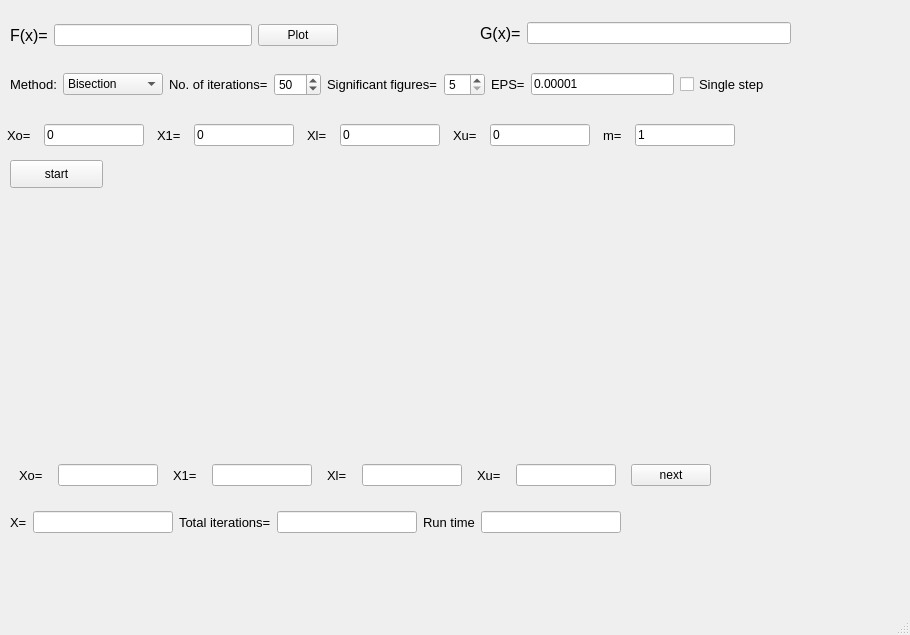
<?xml version="1.0" encoding="UTF-8"?>
<ui version="4.0">
 <class>MainWindow</class>
 <widget class="QMainWindow" name="MainWindow">
  <property name="geometry">
   <rect>
    <x>0</x>
    <y>0</y>
    <width>910</width>
    <height>635</height>
   </rect>
  </property>
  <property name="minimumSize">
   <size>
    <width>900</width>
    <height>0</height>
   </size>
  </property>
  <property name="windowTitle">
   <string>MainWindow</string>
  </property>
  <widget class="QWidget" name="centralwidget">
   <widget class="QPushButton" name="start">
    <property name="geometry">
     <rect>
      <x>10</x>
      <y>160</y>
      <width>93</width>
      <height>28</height>
     </rect>
    </property>
    <property name="text">
     <string>start</string>
    </property>
   </widget>
   <widget class="QWidget" name="layoutWidget">
    <property name="geometry">
     <rect>
      <x>10</x>
      <y>460</y>
      <width>718</width>
      <height>30</height>
     </rect>
    </property>
    <layout class="QHBoxLayout" name="horizontalLayout_5">
     <item>
      <widget class="QLabel" name="label_13">
       <property name="sizePolicy">
        <sizepolicy hsizetype="Fixed" vsizetype="Preferred">
         <horstretch>0</horstretch>
         <verstretch>0</verstretch>
        </sizepolicy>
       </property>
       <property name="font">
        <font>
         <pointsize>10</pointsize>
        </font>
       </property>
       <property name="text">
        <string>Xo=</string>
       </property>
      </widget>
     </item>
     <item>
      <widget class="QLineEdit" name="x0it">
       <property name="sizePolicy">
        <sizepolicy hsizetype="Minimum" vsizetype="Fixed">
         <horstretch>0</horstretch>
         <verstretch>0</verstretch>
        </sizepolicy>
       </property>
       <property name="maximumSize">
        <size>
         <width>100</width>
         <height>16777215</height>
        </size>
       </property>
       <property name="readOnly">
        <bool>true</bool>
       </property>
      </widget>
     </item>
     <item>
      <widget class="QLabel" name="label_14">
       <property name="sizePolicy">
        <sizepolicy hsizetype="Fixed" vsizetype="Preferred">
         <horstretch>0</horstretch>
         <verstretch>0</verstretch>
        </sizepolicy>
       </property>
       <property name="font">
        <font>
         <pointsize>10</pointsize>
        </font>
       </property>
       <property name="text">
        <string>X1=</string>
       </property>
      </widget>
     </item>
     <item>
      <widget class="QLineEdit" name="x1it">
       <property name="sizePolicy">
        <sizepolicy hsizetype="Minimum" vsizetype="Fixed">
         <horstretch>0</horstretch>
         <verstretch>0</verstretch>
        </sizepolicy>
       </property>
       <property name="maximumSize">
        <size>
         <width>100</width>
         <height>16777215</height>
        </size>
       </property>
       <property name="readOnly">
        <bool>true</bool>
       </property>
      </widget>
     </item>
     <item>
      <widget class="QLabel" name="label_15">
       <property name="sizePolicy">
        <sizepolicy hsizetype="Fixed" vsizetype="Preferred">
         <horstretch>0</horstretch>
         <verstretch>0</verstretch>
        </sizepolicy>
       </property>
       <property name="font">
        <font>
         <pointsize>10</pointsize>
        </font>
       </property>
       <property name="text">
        <string>Xl=</string>
       </property>
      </widget>
     </item>
     <item>
      <widget class="QLineEdit" name="xlit">
       <property name="sizePolicy">
        <sizepolicy hsizetype="Minimum" vsizetype="Fixed">
         <horstretch>0</horstretch>
         <verstretch>0</verstretch>
        </sizepolicy>
       </property>
       <property name="maximumSize">
        <size>
         <width>100</width>
         <height>16777215</height>
        </size>
       </property>
       <property name="readOnly">
        <bool>true</bool>
       </property>
      </widget>
     </item>
     <item>
      <widget class="QLabel" name="label_16">
       <property name="sizePolicy">
        <sizepolicy hsizetype="Fixed" vsizetype="Preferred">
         <horstretch>0</horstretch>
         <verstretch>0</verstretch>
        </sizepolicy>
       </property>
       <property name="font">
        <font>
         <pointsize>10</pointsize>
        </font>
       </property>
       <property name="text">
        <string>Xu=</string>
       </property>
      </widget>
     </item>
     <item>
      <widget class="QLineEdit" name="xu_2">
       <property name="sizePolicy">
        <sizepolicy hsizetype="Minimum" vsizetype="Fixed">
         <horstretch>0</horstretch>
         <verstretch>0</verstretch>
        </sizepolicy>
       </property>
       <property name="maximumSize">
        <size>
         <width>100</width>
         <height>16777215</height>
        </size>
       </property>
       <property name="readOnly">
        <bool>true</bool>
       </property>
      </widget>
     </item>
     <item>
      <widget class="QPushButton" name="pushButton_2">
       <property name="sizePolicy">
        <sizepolicy hsizetype="Fixed" vsizetype="Fixed">
         <horstretch>0</horstretch>
         <verstretch>0</verstretch>
        </sizepolicy>
       </property>
       <property name="text">
        <string>next</string>
       </property>
      </widget>
     </item>
    </layout>
   </widget>
   <widget class="QLabel" name="message">
    <property name="geometry">
     <rect>
      <x>10</x>
      <y>550</y>
      <width>611</width>
      <height>31</height>
     </rect>
    </property>
    <property name="font">
     <font>
      <pointsize>10</pointsize>
     </font>
    </property>
    <property name="text">
     <string/>
    </property>
   </widget>
   <widget class="QWidget" name="layoutWidget">
    <property name="geometry">
     <rect>
      <x>10</x>
      <y>70</y>
      <width>903</width>
      <height>29</height>
     </rect>
    </property>
    <layout class="QHBoxLayout" name="horizontalLayout_2">
     <item>
      <widget class="QLabel" name="label_5">
       <property name="font">
        <font>
         <pointsize>10</pointsize>
        </font>
       </property>
       <property name="text">
        <string>Method:</string>
       </property>
      </widget>
     </item>
     <item>
      <widget class="QComboBox" name="method">
       <property name="sizePolicy">
        <sizepolicy hsizetype="Fixed" vsizetype="Fixed">
         <horstretch>0</horstretch>
         <verstretch>0</verstretch>
        </sizepolicy>
       </property>
       <property name="maximumSize">
        <size>
         <width>100</width>
         <height>16777215</height>
        </size>
       </property>
       <property name="font">
        <font>
         <pointsize>9</pointsize>
        </font>
       </property>
       <item>
        <property name="text">
         <string>Bisection</string>
        </property>
       </item>
       <item>
        <property name="text">
         <string>False-Position</string>
        </property>
       </item>
       <item>
        <property name="text">
         <string>Fixed point</string>
        </property>
       </item>
       <item>
        <property name="text">
         <string>Original Newton-Raphson</string>
        </property>
       </item>
       <item>
        <property name="text">
         <string>Modified Newton-1</string>
        </property>
       </item>
       <item>
        <property name="text">
         <string>Modified Newton-2</string>
        </property>
       </item>
       <item>
        <property name="text">
         <string>Secant</string>
        </property>
       </item>
      </widget>
     </item>
     <item>
      <widget class="QLabel" name="label_8">
       <property name="font">
        <font>
         <pointsize>10</pointsize>
        </font>
       </property>
       <property name="text">
        <string>No. of iterations=</string>
       </property>
      </widget>
     </item>
     <item>
      <widget class="QSpinBox" name="numit">
       <property name="font">
        <font>
         <pointsize>9</pointsize>
        </font>
       </property>
       <property name="minimum">
        <number>5</number>
       </property>
       <property name="maximum">
        <number>200</number>
       </property>
       <property name="value">
        <number>50</number>
       </property>
      </widget>
     </item>
     <item>
      <widget class="QLabel" name="label_9">
       <property name="font">
        <font>
         <pointsize>10</pointsize>
        </font>
       </property>
       <property name="text">
        <string>Significant figures=</string>
       </property>
      </widget>
     </item>
     <item>
      <widget class="QSpinBox" name="figures">
       <property name="font">
        <font>
         <pointsize>9</pointsize>
        </font>
       </property>
       <property name="minimum">
        <number>5</number>
       </property>
      </widget>
     </item>
     <item>
      <widget class="QLabel" name="label_7">
       <property name="font">
        <font>
         <pointsize>10</pointsize>
        </font>
       </property>
       <property name="text">
        <string>EPS=</string>
       </property>
      </widget>
     </item>
     <item>
      <widget class="QLineEdit" name="Error">
       <property name="text">
        <string>0.00001</string>
       </property>
      </widget>
     </item>
     <item>
      <widget class="QCheckBox" name="singlestep">
       <property name="font">
        <font>
         <pointsize>10</pointsize>
        </font>
       </property>
       <property name="text">
        <string>Single step</string>
       </property>
      </widget>
     </item>
     <item>
      <spacer name="horizontalSpacer">
       <property name="orientation">
        <enum>Qt::Horizontal</enum>
       </property>
       <property name="sizeHint" stdset="0">
        <size>
         <width>40</width>
         <height>20</height>
        </size>
       </property>
      </spacer>
     </item>
    </layout>
   </widget>
   <widget class="QWidget" name="layoutWidget">
    <property name="geometry">
     <rect>
      <x>10</x>
      <y>20</y>
      <width>328</width>
      <height>30</height>
     </rect>
    </property>
    <layout class="QHBoxLayout" name="horizontalLayout">
     <item>
      <widget class="QLabel" name="label">
       <property name="font">
        <font>
         <pointsize>12</pointsize>
        </font>
       </property>
       <property name="text">
        <string>F(x)=</string>
       </property>
      </widget>
     </item>
     <item>
      <widget class="QLineEdit" name="mainfunction"/>
     </item>
     <item>
      <widget class="QPushButton" name="Plot">
       <property name="text">
        <string>Plot</string>
       </property>
      </widget>
     </item>
    </layout>
   </widget>
   <widget class="QWidget" name="layoutWidget">
    <property name="geometry">
     <rect>
      <x>0</x>
      <y>120</y>
      <width>747</width>
      <height>30</height>
     </rect>
    </property>
    <layout class="QHBoxLayout" name="horizontalLayout_3">
     <item>
      <widget class="QLabel" name="label_2">
       <property name="sizePolicy">
        <sizepolicy hsizetype="Fixed" vsizetype="Preferred">
         <horstretch>0</horstretch>
         <verstretch>0</verstretch>
        </sizepolicy>
       </property>
       <property name="font">
        <font>
         <pointsize>10</pointsize>
        </font>
       </property>
       <property name="text">
        <string>Xo=</string>
       </property>
      </widget>
     </item>
     <item>
      <widget class="QLineEdit" name="x0">
       <property name="sizePolicy">
        <sizepolicy hsizetype="Minimum" vsizetype="Fixed">
         <horstretch>0</horstretch>
         <verstretch>0</verstretch>
        </sizepolicy>
       </property>
       <property name="maximumSize">
        <size>
         <width>100</width>
         <height>16777215</height>
        </size>
       </property>
       <property name="text">
        <string>0</string>
       </property>
      </widget>
     </item>
     <item>
      <widget class="QLabel" name="label_6">
       <property name="sizePolicy">
        <sizepolicy hsizetype="Fixed" vsizetype="Preferred">
         <horstretch>0</horstretch>
         <verstretch>0</verstretch>
        </sizepolicy>
       </property>
       <property name="font">
        <font>
         <pointsize>10</pointsize>
        </font>
       </property>
       <property name="text">
        <string>X1=</string>
       </property>
      </widget>
     </item>
     <item>
      <widget class="QLineEdit" name="x1">
       <property name="sizePolicy">
        <sizepolicy hsizetype="Minimum" vsizetype="Fixed">
         <horstretch>0</horstretch>
         <verstretch>0</verstretch>
        </sizepolicy>
       </property>
       <property name="maximumSize">
        <size>
         <width>100</width>
         <height>16777215</height>
        </size>
       </property>
       <property name="text">
        <string>0</string>
       </property>
      </widget>
     </item>
     <item>
      <widget class="QLabel" name="label_4">
       <property name="sizePolicy">
        <sizepolicy hsizetype="Fixed" vsizetype="Preferred">
         <horstretch>0</horstretch>
         <verstretch>0</verstretch>
        </sizepolicy>
       </property>
       <property name="font">
        <font>
         <pointsize>10</pointsize>
        </font>
       </property>
       <property name="text">
        <string>Xl=</string>
       </property>
      </widget>
     </item>
     <item>
      <widget class="QLineEdit" name="xl">
       <property name="sizePolicy">
        <sizepolicy hsizetype="Minimum" vsizetype="Fixed">
         <horstretch>0</horstretch>
         <verstretch>0</verstretch>
        </sizepolicy>
       </property>
       <property name="maximumSize">
        <size>
         <width>100</width>
         <height>16777215</height>
        </size>
       </property>
       <property name="text">
        <string>0</string>
       </property>
      </widget>
     </item>
     <item>
      <widget class="QLabel" name="label_3">
       <property name="sizePolicy">
        <sizepolicy hsizetype="Fixed" vsizetype="Preferred">
         <horstretch>0</horstretch>
         <verstretch>0</verstretch>
        </sizepolicy>
       </property>
       <property name="font">
        <font>
         <pointsize>10</pointsize>
        </font>
       </property>
       <property name="text">
        <string>Xu=</string>
       </property>
      </widget>
     </item>
     <item>
      <widget class="QLineEdit" name="xu">
       <property name="sizePolicy">
        <sizepolicy hsizetype="Minimum" vsizetype="Fixed">
         <horstretch>0</horstretch>
         <verstretch>0</verstretch>
        </sizepolicy>
       </property>
       <property name="maximumSize">
        <size>
         <width>100</width>
         <height>16777215</height>
        </size>
       </property>
       <property name="text">
        <string>0</string>
       </property>
      </widget>
     </item>
     <item>
      <widget class="QLabel" name="label_18">
       <property name="sizePolicy">
        <sizepolicy hsizetype="Fixed" vsizetype="Preferred">
         <horstretch>0</horstretch>
         <verstretch>0</verstretch>
        </sizepolicy>
       </property>
       <property name="font">
        <font>
         <pointsize>10</pointsize>
        </font>
       </property>
       <property name="text">
        <string>m=</string>
       </property>
      </widget>
     </item>
     <item>
      <widget class="QLineEdit" name="lineEdit">
       <property name="sizePolicy">
        <sizepolicy hsizetype="Minimum" vsizetype="Fixed">
         <horstretch>0</horstretch>
         <verstretch>0</verstretch>
        </sizepolicy>
       </property>
       <property name="maximumSize">
        <size>
         <width>100</width>
         <height>16777215</height>
        </size>
       </property>
       <property name="text">
        <string>1</string>
       </property>
      </widget>
     </item>
    </layout>
   </widget>
   <widget class="QWidget" name="layoutWidget">
    <property name="geometry">
     <rect>
      <x>10</x>
      <y>510</y>
      <width>611</width>
      <height>24</height>
     </rect>
    </property>
    <layout class="QHBoxLayout" name="horizontalLayout_4">
     <item>
      <widget class="QLabel" name="label_10">
       <property name="font">
        <font>
         <pointsize>10</pointsize>
        </font>
       </property>
       <property name="text">
        <string>X=</string>
       </property>
      </widget>
     </item>
     <item>
      <widget class="QLineEdit" name="sol"/>
     </item>
     <item>
      <widget class="QLabel" name="label_11">
       <property name="font">
        <font>
         <pointsize>10</pointsize>
        </font>
       </property>
       <property name="text">
        <string>Total iterations=</string>
       </property>
      </widget>
     </item>
     <item>
      <widget class="QLineEdit" name="totalit"/>
     </item>
     <item>
      <widget class="QLabel" name="label_12">
       <property name="font">
        <font>
         <pointsize>10</pointsize>
        </font>
       </property>
       <property name="text">
        <string>Run time</string>
       </property>
      </widget>
     </item>
     <item>
      <widget class="QLineEdit" name="time"/>
     </item>
    </layout>
   </widget>
   <widget class="QWidget" name="layoutWidget">
    <property name="geometry">
     <rect>
      <x>480</x>
      <y>20</y>
      <width>311</width>
      <height>26</height>
     </rect>
    </property>
    <layout class="QHBoxLayout" name="horizontalLayout_6">
     <item>
      <widget class="QLabel" name="label_17">
       <property name="font">
        <font>
         <pointsize>12</pointsize>
        </font>
       </property>
       <property name="text">
        <string>G(x)=</string>
       </property>
      </widget>
     </item>
     <item>
      <widget class="QLineEdit" name="gx"/>
     </item>
    </layout>
   </widget>
   <widget class="QPushButton" name="back">
    <property name="geometry">
     <rect>
      <x>760</x>
      <y>520</y>
      <width>161</width>
      <height>61</height>
     </rect>
    </property>
    <property name="text">
     <string/>
    </property>
    <property name="icon">
     <iconset>
      <normaloff>back.webp</normaloff>back.webp</iconset>
    </property>
    <property name="iconSize">
     <size>
      <width>50</width>
      <height>50</height>
     </size>
    </property>
    <property name="flat">
     <bool>true</bool>
    </property>
   </widget>
  </widget>
  <widget class="QMenuBar" name="menubar">
   <property name="geometry">
    <rect>
     <x>0</x>
     <y>0</y>
     <width>910</width>
     <height>26</height>
    </rect>
   </property>
  </widget>
  <widget class="QStatusBar" name="statusbar"/>
 </widget>
 <resources/>
 <connections/>
</ui>
